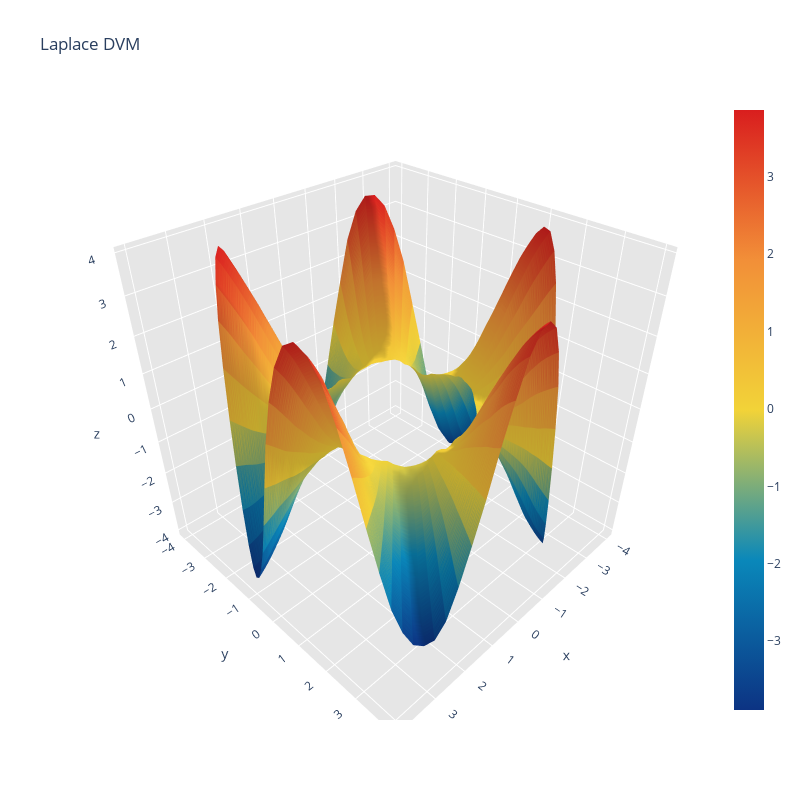

Notebook code for this chart:
### Code cell
# Alternative Plotting ####################################################################################
u = np.linspace(0, 2*np.pi, 100)
# print(u.shape)
v = np.linspace(2, 4, 100)

u,v = np.meshgrid(u,v)
u = u.flatten()
# print(u.shape)
v = v.flatten()

x = v*np.cos(u)
y = v*np.sin(u)

U = tf.convert_to_tensor(u)
V = tf.convert_to_tensor(v)

sample_pts = theta2cart(U,V)

Z = model(sample_pts)
# print("Z_shape: ", test_pts.shape)

z = Z[0:,0].numpy()

points2D = np.vstack([u,v]).T
tri = Delaunay(points2D)
simplices = tri.simplices

fig = ff.create_trisurf(x=x, y=y, z=z, simplices=simplices,title="Laplace DVM", plot_edges=False, colormap="Portland")
fig.show()

### Figure 1 — Plotly figure (JSON) as saved in the notebook; plotly's stock layout.template omitted (floating-point values rounded to 4 significant figures; data arrays with more than 128 entries replaced by an {"elided": "..."} marker saying what was removed)
{"data": [{"facecolor": {"elided": "19602 str values"}, "i": {"elided": "19602 int values"}, "j": {"elided": "19602 int values"}, "k": {"elided": "19602 int values"}, "name": "", "type": "mesh3d", "x": {"elided": "10000 float values"}, "y": {"elided": "10000 float values"}, "z": {"elided": "10000 float values"}}, {"hoverinfo": "none", "marker": {"color": [-3.89, 3.863], "colorscale": [[0, "rgb(12, 51, 131)"], [0.25, "rgb(10, 136, 186)"], [0.5, "rgb(242, 211, 56)"], [0.75, "rgb(242, 143, 56)"], [1, "rgb(217, 30, 30)"]], "showscale": true, "size": 0.1}, "mode": "markers", "showlegend": false, "type": "scatter3d", "x": [2], "y": [0], "z": [-0.05733]}], "layout": {"height": 800, "scene": {"aspectratio": {"x": 1, "y": 1, "z": 1}, "xaxis": {"backgroundcolor": "rgb(230, 230, 230)", "gridcolor": "rgb(255, 255, 255)", "showbackground": true, "zerolinecolor": "rgb(255, 255, 255)"}, "yaxis": {"backgroundcolor": "rgb(230, 230, 230)", "gridcolor": "rgb(255, 255, 255)", "showbackground": true, "zerolinecolor": "rgb(255, 255, 255)"}, "zaxis": {"backgroundcolor": "rgb(230, 230, 230)", "gridcolor": "rgb(255, 255, 255)", "showbackground": true, "zerolinecolor": "rgb(255, 255, 255)"}}, "title": {"text": "Laplace DVM"}, "width": 800}}
